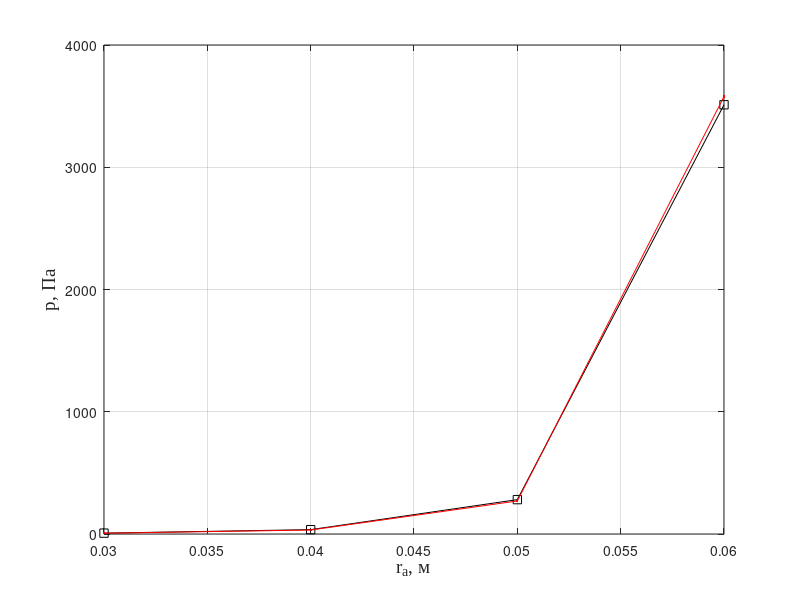
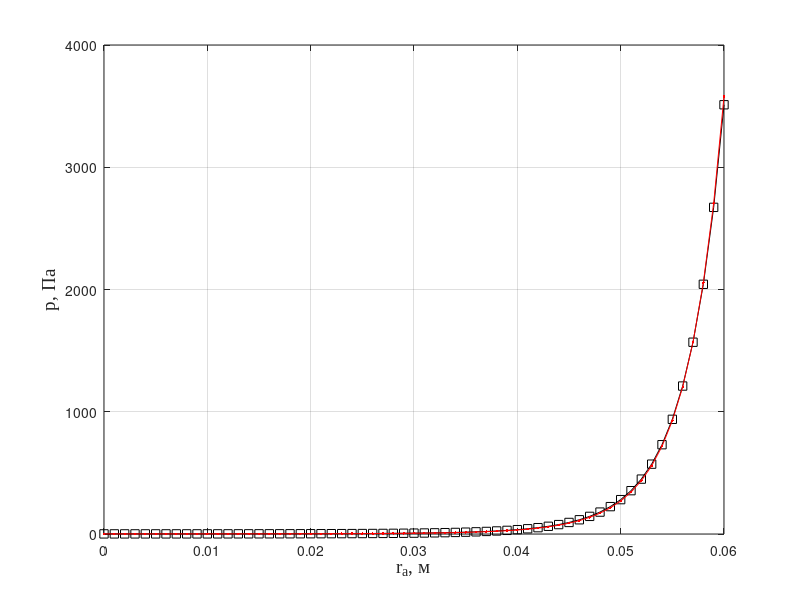
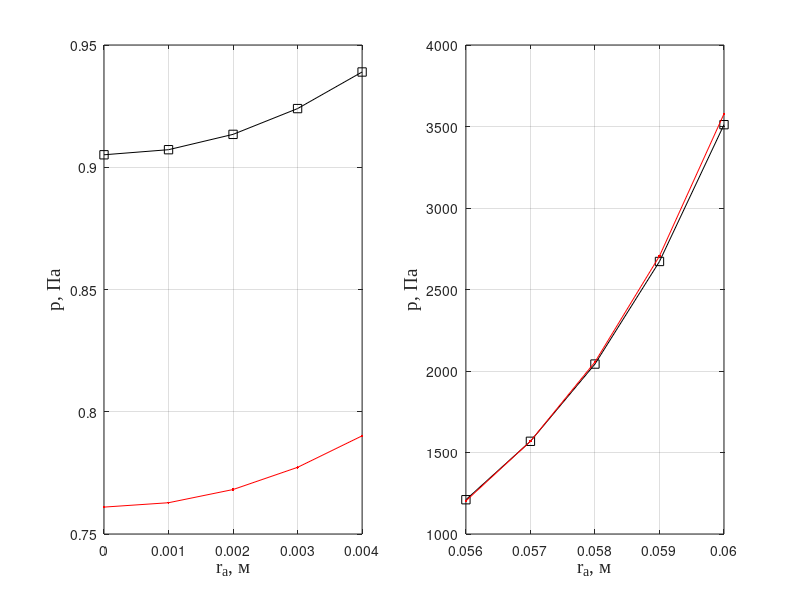

Write MATLAB code to recreate these figures, in order.
%% Изучение закономерности распределения газов во вращающемся роторе центрифуги
clear; clc; format("default"); close all;

%% Данные
R = 8.32;
T = 300; % K
dT = 3; % K
v = 1500; 
ra = 0.06;
ri = 0.001;
L = 0.6;
pa = 13300;
c1 = 0.264;
c2 = 0.269;
mu1 = 129*10^(-3);
mu2 = 132*10^(-3);

%% Расчет
mu = mu1*c1 + mu2*c2; % средний вес
D = 33.25*10^(-2)/pa * sqrt(T/mu); % коэффициент диффузии
p_mix = pa.*[c1, c2];
r = 0.03:0.01:0.06;
p = zeros(2,length(r));
for i=1:length(r)
    p(1,i) = p_mix(1)*exp(-2*pi^2*v^2*mu1*(ra^2-r(i)^2)/(R*T));
    p(2,i) = p_mix(2)*exp(-2*pi^2*v^2*mu2*(ra^2-r(i)^2)/(R*T));
end
figure(1);
plot(r,p(1,:),'ks-',r,p(2,:),'r.-'); grid on;
xlabel('r_a, м', 'FontSize', 14, 'FontName', 'TimesNewRoman');
ylabel('p, Па', 'FontSize', 14, 'FontName', 'TimesNewRoman');

tD = (ra-ri)^2/(2*D);
t0 = L^2/(2*D);

rr = 0:0.001:0.06;
pr = zeros(2,length(rr));
for i=1:length(rr)
    pr(1,i) = p_mix(1)*exp(-2*pi^2*v^2*mu1*(ra^2-rr(i)^2)/(R*T));
    pr(2,i) = p_mix(2)*exp(-2*pi^2*v^2*mu2*(ra^2-rr(i)^2)/(R*T));
end

figure(2);
plot(rr,pr(1,:),'ks-',rr,pr(2,:),'r.-'); grid on;
xlabel('r_a, м', 'FontSize', 14, 'FontName', 'TimesNewRoman');
ylabel('p, Па', 'FontSize', 14, 'FontName', 'TimesNewRoman');
figure(3);
subplot(1,2,1);
plot(rr(1:5),pr(1,1:5),'ks-',rr(1:5),pr(2,1:5),'r.-'); grid on;
xlabel('r_a, м', 'FontSize', 14, 'FontName', 'TimesNewRoman');
ylabel('p, Па', 'FontSize', 14, 'FontName', 'TimesNewRoman');
subplot(1,2,2);
plot(rr(length(rr)-4:length(rr)),pr(1,length(rr)-4:length(rr)),'ks-',rr(length(rr)-4:length(rr)),pr(2,length(rr)-4:length(rr)),'r.-'); grid on;
xlabel('r_a, м', 'FontSize', 14, 'FontName', 'TimesNewRoman');
ylabel('p, Па', 'FontSize', 14, 'FontName', 'TimesNewRoman');